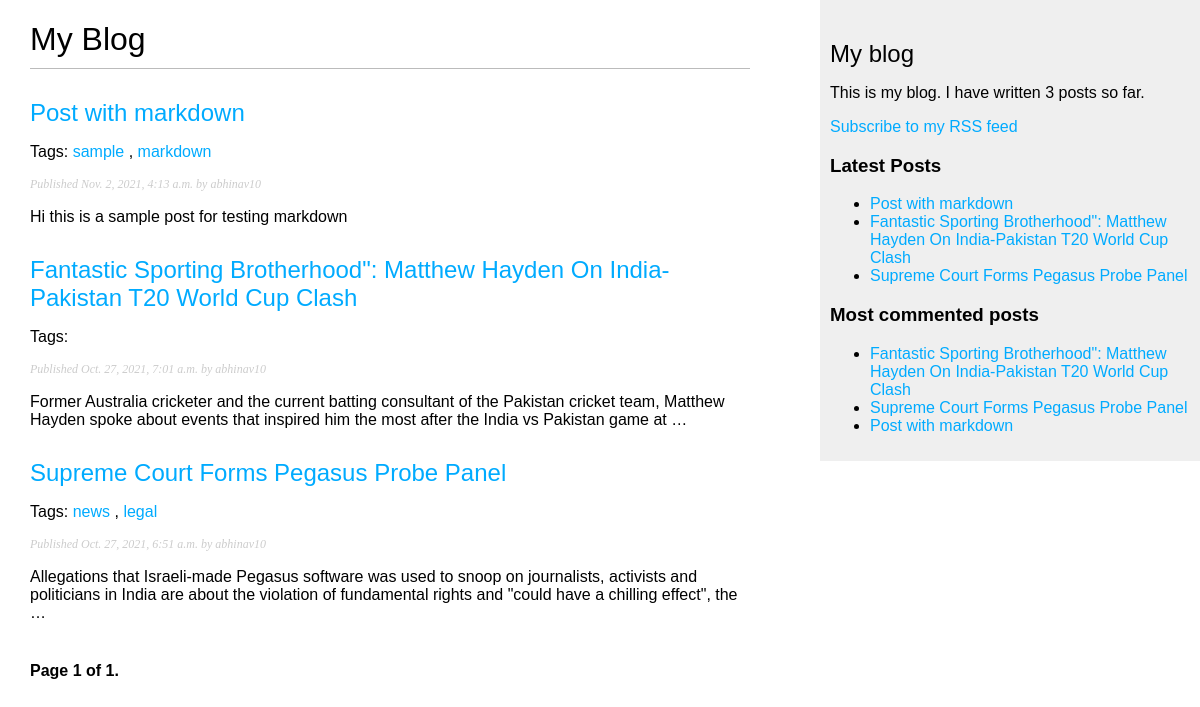
The page / on the database its author committed.
### blog/models.py (models this page shows, shortened)
class Post(models.Model):
    objects = models.Manager()
    published = PublishedManager()
    STATUS_CHOICES = (
    ('draft', 'Draft'),
    ('published', 'Published'),
    )
    title = models.CharField(max_length=250)
    slug = models.SlugField(max_length=250,unique_for_date='publish')
    author = models.ForeignKey(User,on_delete=models.CASCADE,related_name='blog_posts')
    body = models.TextField()
    publish = models.DateTimeField(default=timezone.now)
    created = models.DateTimeField(auto_now_add=True)
    updated = models.DateTimeField(auto_now=True)
    status = models.CharField(max_length=10,choices=STATUS_CHOICES,default='draft')
    tags = TaggableManager()
    def get_absolute_url(self):
        return reverse('blog:post_detail',
                args=[self.publish.year,
                self.publish.month,
                self.publish.day, self.slug])
    class Meta:
        ordering = ('-publish',)

### blog/views.py (the view)
# urls.py: path('', views.post_list, name='post_list'),
def post_list(request,tag_slug=None):
    object_list = Post.published.all()
    tag = None
    if tag_slug:
        tag = get_object_or_404(Tag, slug=tag_slug)
        object_list = object_list.filter(tags__in=[tag])
    paginator = Paginator(object_list, 3) # 3 posts in each page
    page = request.GET.get('page')
    try:
       posts = paginator.page(page)
    except PageNotAnInteger:
        posts = paginator.page(1)
    except EmptyPage:
        posts = paginator.page(paginator.num_pages)
    return render(request,'blog/post/list.html',{'page': page,'posts': posts,'tag':tag})

### blog/models.py (called while the page is built)
    def get_queryset(self):
        return super(PublishedManager,
            self).get_queryset()\
                .filter(status='published')

### blog/templatetags/blog_tags.py (called while the page is built)
@register.simple_tag
def total_posts():
    return Post.published.count()

@register.inclusion_tag('blog/post/latest_posts.html')
def show_latest_posts(count=5):
    latest_posts = Post.published.order_by('-publish')[:count]
    return {'latest_posts': latest_posts}

@register.simple_tag
def get_most_commented_posts(count=5):
    return Post.published.annotate(total_comments=Count('comments')).order_by('-total_comments')[:count]

@register.filter(name='markdown')
def markdown_format(text):
    return mark_safe(markdown.markdown(text))

### blog/templates/blog/post/list.html (shortened to what this page needs)
{% extends "blog/base.html" %}
{% load blog_tags %}
    {% block content %}
        <h1>My Blog</h1>
        {%for post in posts %}
            <h2>
                <a href="{{ post.get_absolute_url }}">
                        {{ post.title }}
                </a>
            </h2>
            <p class="tags">
                Tags:
                {% for tag in post.tags.all %}
                    <a href="{% url "blog:post_list_by_tag" tag.slug %}">
                        {{ tag.name }}
                    </a>
                    {% if not forloop.last %},
                    {% endif %}
                {% endfor %}
            </p>
            <p class="date">
                Published {{ post.publish }} by {{ post.author }}
            </p>
            {{ post.body|markdown|truncatewords_html:30}}
        {% endfor %}
        {% include "pagination.html" with page=posts %}
    {% endblock %}

### blog/templates/blog/base.html (shortened to what this page needs)
{% load blog_tags %}
{% load static %}
<!DOCTYPE html>
<html>
    <head>
        <link href="{% static "css/blog.css" %}" rel="stylesheet">
    </head>
    <body>
        <div id="content">
            {% block content %}
            {% endblock %}
        </div>
        <div id="sidebar">
            <h2>My blog</h2>
            <p>This is my blog. I have written {%total_posts%} posts so far. </p>
            <p>
                <a href="{% url "blog:post_feed" %}">Subscribe to my RSS feed</a>
            </p>
            <h3>Latest Posts</h3>
            {% show_latest_posts %}
            <h3>Most commented posts</h3>
            {% get_most_commented_posts as most_commented_posts %}
            <ul>
                {% for post in most_commented_posts %}
                    <li>
                        <a href="{{ post.get_absolute_url }}">{{ post.title }}</a>
                    </li>
                {% endfor %}
            </ul>
        </div>
    </body>
</html>

### blog/templates/blog/post/latest_posts.html
<ul>
    {% for post in latest_posts %}
        <li>
            <a href="{{ post.get_absolute_url }}">{{ post.title }}</a>
        </li>
    {% endfor %}
</ul>

### blog/static/css/blog.css (style rules this page uses)
body { margin:0; padding:0; font-family:helvetica, sans-serif; }
a { color:#00abff; text-decoration:none; }
h1 { font-weight:normal; border-bottom:1px solid #bbb; padding:0 0 10px 0; }
h2 { font-weight:normal; margin:30px 0 0; }
#content { float:left; width:60%; padding:0 0 0 30px; }
#sidebar { float:right; width:30%; padding:10px; background:#efefef; height:100%; }
p.date { color:#ccc; font-family: georgia, serif; font-size: 12px; font-style: italic; }

### rows shown on the page
Post: title "Post with markdown", publish "Nov. 2, 2021, 4:13 a.m.", author "abhinav10", body "Hi this is a sample post for testing markdown"
Tag: name "sample"
Tag: name "markdown"
Post: title "Fantastic Sporting Brotherhood\": Matthew Hayden On India-Pakistan T20 World Cup Clash", publish "Oct. 27, 2021, 7:01 a.m.", author "abhinav10", body "Former Australia cricketer and the current batting consultant of the Pakistan cricket team, Matthew Hayden spoke about events that inspired him the most after the India vs Pakistan game at …"
Post: title "Supreme Court Forms Pegasus Probe Panel", publish "Oct. 27, 2021, 6:51 a.m.", author "abhinav10", body "Allegations that Israeli-made Pegasus software was used to snoop on journalists, activists and politicians in India are about the violation of fundamental rights and \"could have a chilling effect\", the …"
Tag: name "news"
Tag: name "legal"

### other values the page prints
{{ page.number }} "1"
{{ page.paginator.num_pages }} "1"
